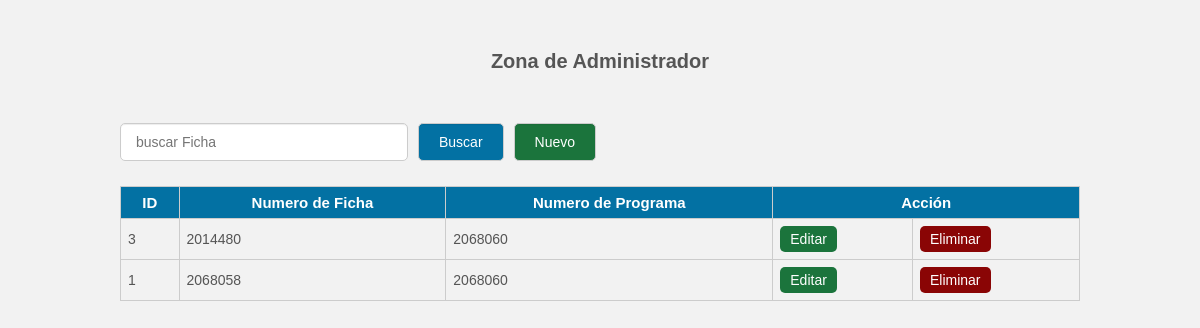
Screenshot of /wficha/index.php with the database file from the repository.
### tables this page shows
CREATE TABLE IF NOT EXISTS `ficha` (
  `id` int(11) NOT NULL AUTO_INCREMENT,
  `Ficha` int(11) NOT NULL,
  `Programa` int(11) NOT NULL,
  PRIMARY KEY (`id`)
);

### wficha/index.php (the view, shortened to what this page needs)
<?php
	include_once 'conexion.php';
	$sentencia_select=$con->prepare('SELECT *FROM ficha ORDER BY id DESC');
	$sentencia_select->execute();
	$resultado=$sentencia_select->fetchAll();
?>
<!DOCTYPE html>
<html lang="es">
<head>
	<link rel="stylesheet" href="/css/estilo.css">
</head>
<body>
	<div class="contenedor">
		<h2>Zona de Administrador</h2>
		<div class="barra__buscador">
			<form action="" class="formulario" method="post">
				<input type="text" name="buscar" placeholder="buscar Ficha"
				value="<?php if(isset($buscar_text)) echo $buscar_text; ?>" class="input__text">
				<input type="submit" class="btn" name="btn_buscar" value="Buscar">
				<a href="insert.php" class="btn btn__nuevo">Nuevo</a>
			</form>
		</div>
		<table>
			<tr class="head">
                <td>ID</td>
				<td>Numero de Ficha</td>
				<td>Numero de Programa</td>
				<td colspan="2">Acción</td>
			</tr>
			<?php foreach($resultado as $fila):?>
				<tr >
					<td><?php echo $fila['id']; ?></td>
					<td><?php echo $fila['Ficha']; ?></td>
					<td><?php echo $fila['Programa']; ?></td>
					<td><a href="update.php?id=<?php echo $fila['id']; ?>"  class="btn__update" >Editar</a></td>
					<td><a href="delete.php?id=<?php echo $fila['id']; ?>" class="btn__delete">Eliminar</a></td>
				</tr>
			<?php endforeach ?>
		</table>
	</div>
</body>
</html>

### css/estilo.css (style rules this page uses)
* { padding: 0; margin: 0px; box-sizing: border-box; }
body { font-family: 'Arial',sans-serif; font-size: 16px; background: #f2f2f2; }
a { text-decoration: none; }
.contenedor { width: 80%; max-width: 1000px; margin: 30px auto; overflow: hidden; }
h2 { display: block; margin-top: 20px; margin-bottom: 20px; text-align: center; font-size: 20px; font-family: 'Arial', sans-serif; font-weight: bold; color: #555; }
.barra__buscador { width: 100%; margin-top: 50px; margin-bottom: 10px; }
.formulario { display: flex; width: 100%; overflow: hidden; }
form .input__text { width: 100%; border: 1px solid #ccc; border-radius: 5px; box-shadow: 0 1px 1px rgba(0, 0, 0, 0.075) inset; color: #848688; display: block; font-size: 14px; margin-bottom: 15px; padding: 10px 15px; max-width: 30%; margin-right: 10px; outline: medium none; }
form .btn { border: 1px solid #ccc; border-radius: 5px; box-shadow: 0 1px 1px rgba(0, 0, 0, 0.075) inset; color: #fff; display: block; font-size: 14px; background: rgb(3, 113, 163); margin-bottom: 15px; padding: 10px 20px; margin-right: 10px; outline: medium none; cursor: pointer; }
.btn__nuevo { float: right; background: #1b743c !important; }
table { width: 100%; border-collapse: collapse; }
table .head { background: rgb(3, 113, 163); }
table .head td { color: #fff; font-family: 'Arial',sans-serif; font-weight: bold; font-size: 15px; text-align: center; }
table tr td { border:1px solid #ccc; padding: 7px; font-size: 14px; color: #555; }
.btn__update { display: inline-block; font-size: 14px; background: #1b743c; color: #fff; border-radius: 5px; padding: 5px 10px; }
.btn__delete { display: inline-block; font-size: 14px; background: #8a0505; color: #fff; border-radius: 5px; padding: 5px 10px; }

### rows the page displays
ficha: id "3", Ficha "2014480", Programa "2068060"
ficha: id "1", Ficha "2068058", Programa "2068060"
